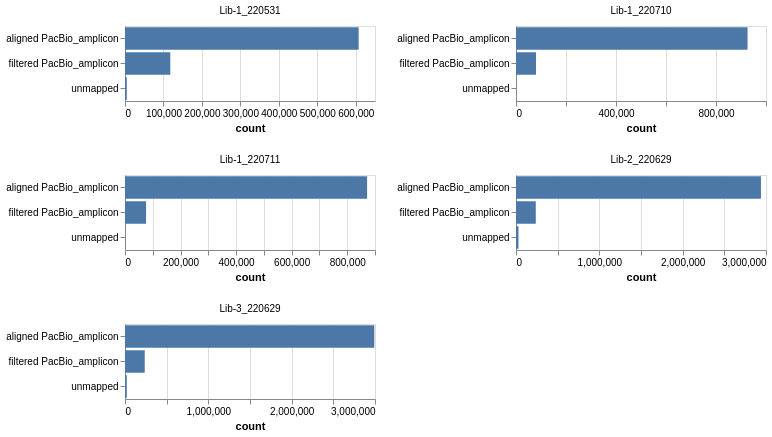

Vega-Lite specification stored for this chart:
### Vega-Lite specification from a JSON file in a GitHub repository (floating-point values rounded to 4 significant figures)
{"config": {"view": {"continuousWidth": 400, "continuousHeight": 300}}, "data": {"values": [{"category": "aligned PacBio_amplicon", "count": 607452, "pacbioRun": "Lib-1_220531", "library": "Lib-1"}, {"category": "filtered PacBio_amplicon", "count": 117813, "pacbioRun": "Lib-1_220531", "library": "Lib-1"}, {"category": "unmapped", "count": 4685, "pacbioRun": "Lib-1_220531", "library": "Lib-1"}, {"category": "aligned PacBio_amplicon", "count": 926231, "pacbioRun": "Lib-1_220710", "library": "Lib-1"}, {"category": "filtered PacBio_amplicon", "count": 80145, "pacbioRun": "Lib-1_220710", "library": "Lib-1"}, {"category": "unmapped", "count": 101, "pacbioRun": "Lib-1_220710", "library": "Lib-1"}, {"category": "aligned PacBio_amplicon", "count": 871600, "pacbioRun": "Lib-1_220711", "library": "Lib-1"}, {"category": "filtered PacBio_amplicon", "count": 75799, "pacbioRun": "Lib-1_220711", "library": "Lib-1"}, {"category": "unmapped", "count": 124, "pacbioRun": "Lib-1_220711", "library": "Lib-1"}, {"category": "aligned PacBio_amplicon", "count": 2939400, "pacbioRun": "Lib-2_220629", "library": "Lib-2"}, {"category": "filtered PacBio_amplicon", "count": 237599, "pacbioRun": "Lib-2_220629", "library": "Lib-2"}, {"category": "unmapped", "count": 29811, "pacbioRun": "Lib-2_220629", "library": "Lib-2"}, {"category": "aligned PacBio_amplicon", "count": 2991633, "pacbioRun": "Lib-3_220629", "library": "Lib-3"}, {"category": "filtered PacBio_amplicon", "count": 236980, "pacbioRun": "Lib-3_220629", "library": "Lib-3"}, {"category": "unmapped", "count": 21441, "pacbioRun": "Lib-3_220629", "library": "Lib-3"}]}, "mark": "bar", "encoding": {"facet": {"columns": 2, "field": "pacbioRun", "title": null, "type": "nominal"}, "tooltip": [{"field": "category", "type": "nominal"}, {"field": "count", "type": "quantitative"}, {"field": "pacbioRun", "type": "nominal"}, {"field": "library", "type": "nominal"}], "x": {"field": "count", "type": "quantitative"}, "y": {"axis": {"title": null}, "field": "category", "type": "nominal"}}, "height": 75, "resolve": {"scale": {"x": "independent", "y": "independent"}}, "width": 250, "$schema": "https://vega.github.io/schema/vega-lite/v5.json"}
